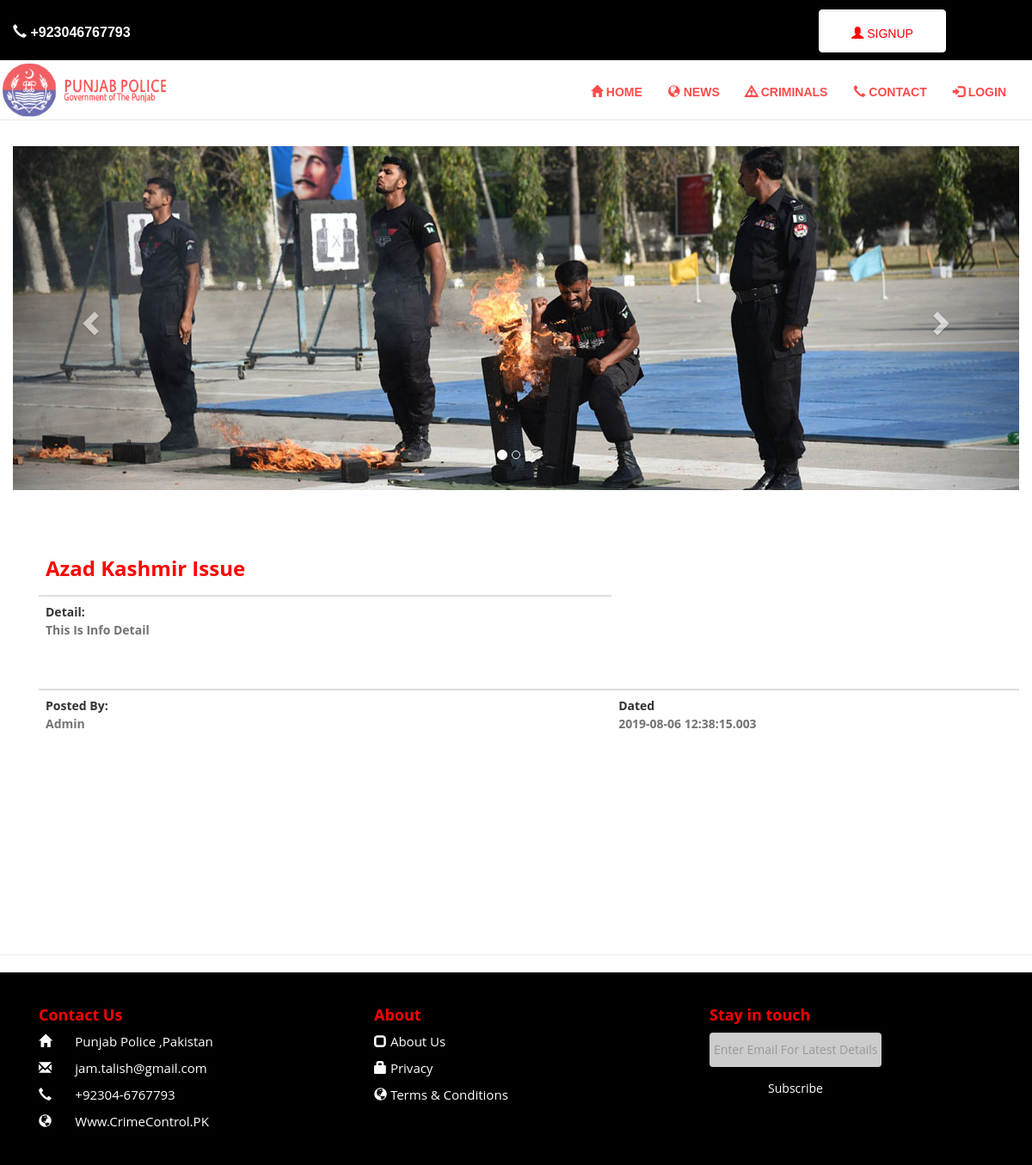
The app's page /full_updates.php?pid=1 with its own data.
### tables this page shows
CREATE TABLE `tbl_update` (
  `id` int(30) NOT NULL,
  `upheading` varchar(100) NOT NULL,
  `uptype` varchar(200) NOT NULL,
  `updetail` varchar(1000) NOT NULL,
  `postedby` varchar(100) NOT NULL,
  `date` datetime(3) NOT NULL DEFAULT CURRENT_TIMESTAMP(3)
);

### full_updates.php (the view, shortened to what this page needs)
<?php
include ("includes/header.php");
include ("includes/content.php");
$getId   = $_REQUEST['pid'];
$query = "SELECT * from tbl_update WHERE id= '$getId'";
$queryResult = mysqli_query($conn,$query);
	while($row = mysqli_fetch_assoc($queryResult))
	{
					$upheading         = $row["upheading"];
          $updetail          = $row["updetail"];
          $postedby          = $row["postedby"];
          $date              = $row["date"];
	}
?>
	   <div id="news" class="news" style="min-height:500px;">
	   <div class="container">
	   	<div class="table-responsive">
  <table class="table">
    <thead>
      <tr>
        <th colspan="10" rowspan="10"><h3 style="color:red; text-align: left;"><?php echo $upheading;?></th>
      </tr>
    </thead>
    <tbody>
      <tr>
         <th colspan="10" rowspan="10">Detail:<p style="text-align: left;"><?php echo $updetail;?></p></th>
      </tr>
    </tbody>
    <tr>
        <th colspan="10" rowspan="10">Posted By:<p style="text-align: left;"> <?php echo $postedby;?></p></th>
      </tr>
      <tr>
        <th colspan="10" rowspan="10">Dated<p style="text-align: left;">  <?php echo $date;?></p></th>
      </tr>
  </table>
  </div>
	   </div>
	   </div>
<?php
include ("includes/footer.php");
 ?>

### css/style.css (style rules this page uses)
* { padding: 0px; margin: 0px; }
body { overflow-x: hidden; font-family:'Open Sans',sans-serif; text-rendering: optimizeLegibility !important; -webkit-font-smoothing:antialiased !important; }
h1,h2,h3,h4,h5,h6 { font-weight:700; color:red; }
p { font-size: 15px; line-height: 21px; }
.news { padding:80px 0 80px; text-align:center; }
.news p { color:#737373; font-size:14px; padding-bottom:40px; }
@media only screen and (min-width:1001px ) and (max-width:1999px) { .news { margin-top: -100px; padding: 30px; } }
@media only screen and (min-width:1200px ) and (max-width:1380px) { .news { margin-top: -80px; padding: 30px; } }

### records on screen
tbl_update: upheading "Azad Kashmir Issue", updetail "This Is Info Detail", postedby "Admin", date "2019-08-06 12:38:15.003"
